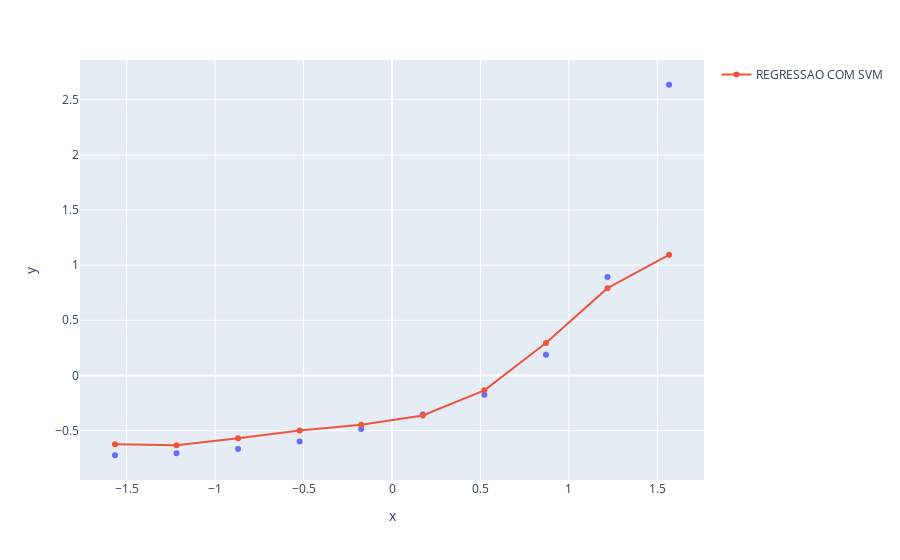

Here is the notebook cell this chart was saved with:
### Code cell
grafico = px.scatter(x=X_plano_saude_scaled.ravel(), y= y_plano_saude_scaled.ravel())
grafico.add_scatter(x=X_plano_saude_scaled.ravel(), y= previsao, name='REGRESSAO COM SVM')
grafico.show()

### Figure 1 — Plotly figure (JSON) as saved in the notebook; plotly's stock layout.template omitted (floating-point values rounded to 4 significant figures)
{"data": [{"hovertemplate": "x=%{x}<br>y=%{y}<extra></extra>", "legendgroup": "", "marker": {"color": "#636efa", "symbol": "circle"}, "mode": "markers", "name": "", "orientation": "v", "showlegend": false, "type": "scatter", "x": [-1.567, -1.219, -0.8704, -0.5222, -0.1741, 0.1741, 0.5222, 0.8704, 1.219, 1.567], "xaxis": "x", "y": [-0.724, -0.7066, -0.6682, -0.5984, -0.4867, -0.3542, -0.1762, 0.1867, 0.8915, 2.636], "yaxis": "y"}, {"name": "REGRESSAO COM SVM", "type": "scatter", "x": [-1.567, -1.219, -0.8704, -0.5222, -0.1741, 0.1741, 0.5222, 0.8704, 1.219, 1.567], "y": [-0.6235, -0.6329, -0.5707, -0.4987, -0.4464, -0.3633, -0.1355, 0.2935, 0.7912, 1.094]}], "layout": {"legend": {"tracegroupgap": 0}, "margin": {"t": 60}, "xaxis": {"anchor": "y", "domain": [0, 1], "title": {"text": "x"}}, "yaxis": {"anchor": "x", "domain": [0, 1], "title": {"text": "y"}}}}
